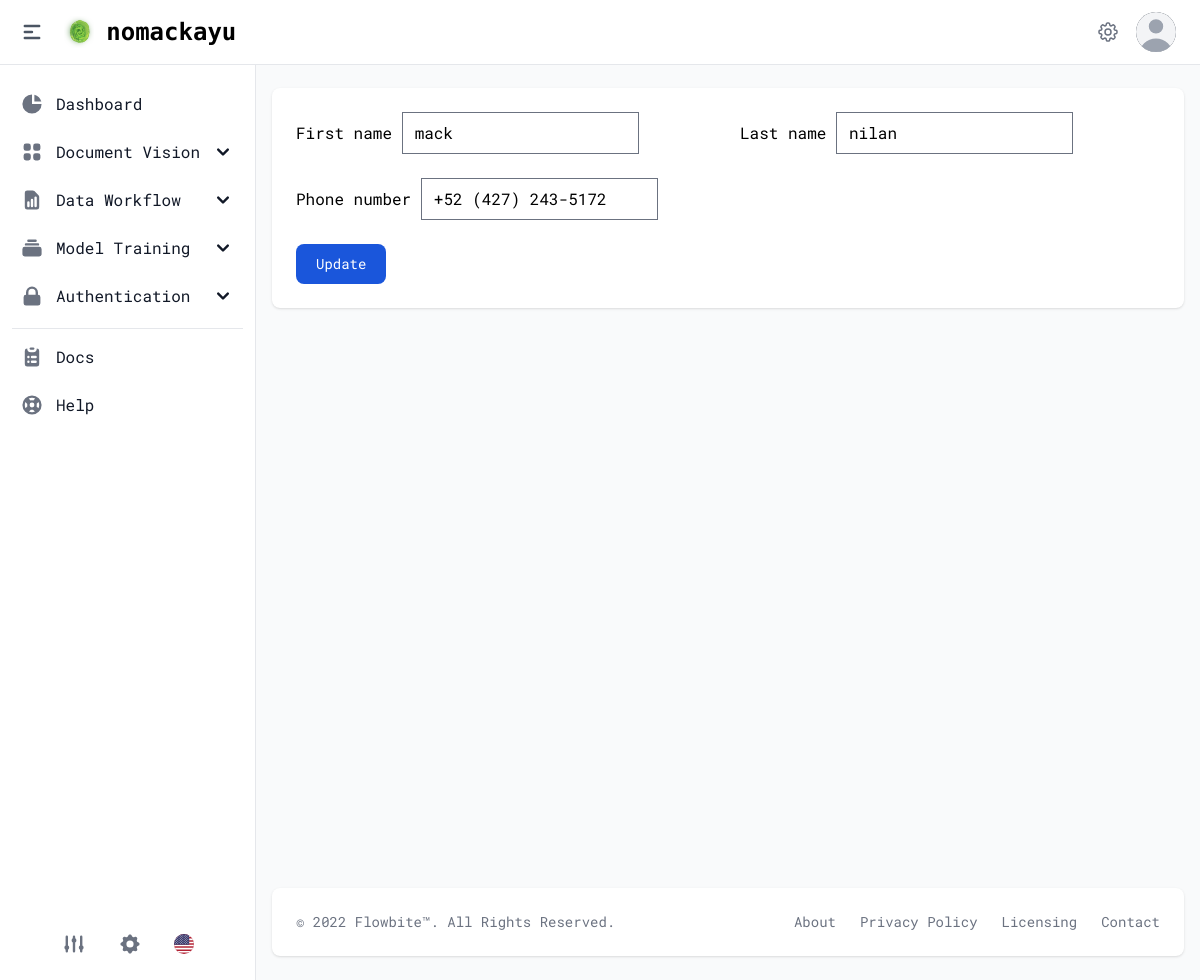
Before: /users/update/ (signed in) with the older database file.
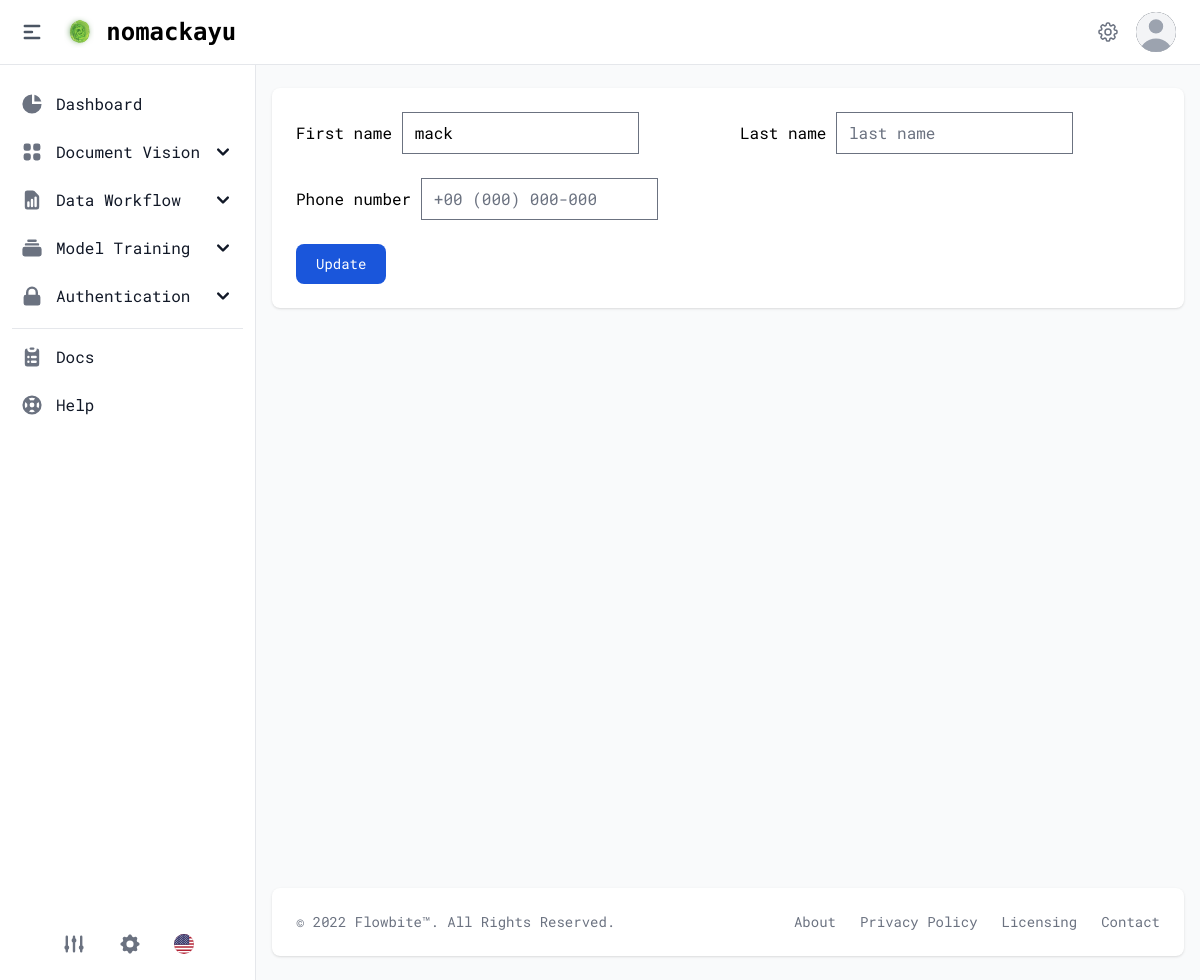
After: the same page with the newer database file.
### apps/users/models/users.py (models this page shows, shortened)
class User(TimeStampedModel, AbstractUser):
    email = models.EmailField(
        _("email address"),
        unique=True,
        error_messages={"unique": _("A user with that email already exists.")},
    )
    phone_regex = RegexValidator(
        regex=r'^\+?\d{1,4}?[-.\s]?\(?\d{1,3}?\)?[-.\s]?\d{1,4}[-.\s]?\d{1,4}[-.\s]?\d{1,9}$',
        message=_(
            "Phone number must be entered in the format: +00 (000) 000-0000"
        ),
    )
    phone_number = models.CharField(validators=[phone_regex], max_length=20, blank=True)
    USERNAME_FIELD = "email"
    REQUIRED_FIELDS = ["username", "first_name"]
    is_public = models.BooleanField(
        default=True, help_text=_("Public profiles show all information about users.")
    )
    is_verified = models.BooleanField(
        _("verified"),
        default=False,
        help_text=_(
            "Determine if an user has a verified account. "
            "Set to true when user verified its email address."
        ),
    )
    is_client = models.BooleanField(
        "client",
        default=True,
        help_text=(
            "Help easily distinguish users and perform queries. "
            "Clients are the main type of user."
        ),
    )

### apps/users/views.py (the view, shortened to what this page needs)
class UserUpdateView(LoginRequiredMixin, SuccessMessageMixin, UpdateView):
    model = User
    fields = [
        "first_name",
        "last_name",
        "phone_number",
    ]
    success_message = _("Information successfully updated")
    def get_form(self, *args, **kwargs):
        form = super(UserUpdateView, self).get_form(*args, **kwargs)
        form.fields["first_name"].widget.attrs.update(
            {"placeholder": "first name", "maxlength": 80, "required": True}
        )
        form.fields["last_name"].widget.attrs.update(
            {"placeholder": "last name", "maxlength": 80}
        )
        form.fields["phone_number"].widget.attrs.update(
            {"placeholder": "+00 (000) 000-000", "maxlength": 80}
        )
        return form
    def get_object(self):
        return self.request.user

### apps/users/context_processors.py (called while the page is built)
def allauth_settings(request):
    return {
        "ACCOUNT_ALLOW_REGISTRATION": settings.ACCOUNT_ALLOW_REGISTRATION,
    }

### apps/templates/users/user_form.html (shortened to what this page needs)
{% extends "base.html" %}
{% load i18n %}
{% load crispy_forms_tags %}
{% block content %}
    <div class="h-screen px-4 pt-6">
        <div class="p-4 bg-white rounded-lg shadow sm:p-6 xl:p-8 dark:bg-gray-800">
            <form method="post" action="{% url 'users:update' %}">
                <div class="grid gap-6 mb-6 md:grid-cols-2">
                    {{ form|crispy }}
                </div>
                <button type="submit"
                        class="text-white bg-blue-700 hover:bg-blue-800 focus:ring-4 focus:outline-none focus:ring-blue-300 font-medium rounded-lg text-sm w-full sm:w-auto px-5 py-2.5 text-center dark:bg-blue-600 dark:hover:bg-blue-700 dark:focus:ring-blue-800">
                    {% translate "Update" %}
                </button>
            </form>
        </div>
    </div>
{% endblock content %}

### apps/templates/base.html (shortened to what this page needs)
{% load static i18n compress %}
<!DOCTYPE html>
{% get_current_language as LANGUAGE_CODE %}
<html lang="{{ LANGUAGE_CODE }}">
    <head>
        {% block css %} {% compress css %}
        <link href="{% static 'src/output.css' %}" rel="stylesheet" />
        {% endcompress %} {% endblock %}
    </head>
    <body class="bg-green-50">
        {% if user.is_authenticated %}
            {% include "navbar.html" %}
        {% endif %}
        <div class="flex pt-16 overflow-hidden bg-gray-50 dark:bg-gray-900">
            {% if user.is_authenticated %}
                {% include "sidebar.html" %}
                <div id="main-content" class="relative w-full h-full overflow-y-auto bg-gray-50 lg:ml-64 dark:bg-gray-900">
            {% else %}
                <div id="main-content" class="relative w-screen bg-gray-50 dark:bg-gray-900">
            {% endif %}
                <main>
                    {% block content %}
                    {% endblock content %}
                </main>
                {% if user.is_authenticated %}
                    {% include "footer.html" %}
                {% endif %}
            </div>
        </div>
    </body>
</html>

### apps/templates/navbar.html (shortened to what this page needs)
{% load static i18n %}
<nav class="fixed z-30 w-full bg-white border-b border-gray-200 dark:bg-gray-800 dark:border-gray-700">
    <div class="px-3 py-3 lg:px-5 lg:pl-3">
        <div class="flex items-center justify-between">
            <div class="flex items-center justify-start">
                <button id="toggleSidebar"
                        aria-expanded="false"
                        aria-controls="sidebar"
                        class="hidden p-2 mr-3 text-gray-600 rounded cursor-pointer lg:inline hover:text-gray-900 hover:bg-gray-100 dark:text-gray-400 dark:hover:text-white dark:hover:bg-gray-700">
                    <svg class="w-6 h-6"
                         fill="currentColor"
                         viewBox="0 0 20 20"
                         xmlns="http://www.w3.org/2000/svg">
                        <path fill-rule="evenodd"
                        d="M3 5a1 1 0 011-1h12a1 1 0 110 2H4a1 1 0 01-1-1zM3 10a1 1 0 011-1h6a1 1 0 110 2H4a1 1 0 01-1-1zM3 15a1 1 0 011-1h12a1 1 0 110 2H4a1 1 0 01-1-1z"
                        clip-rule="evenodd">
                        </path>
                    </svg>
                </button>
                <a href="" class="flex mr-14">
                    <img src="{% static "images/logo.svg" %}"
                         class="h-8 mr-3"
                         alt="nomackayu logo"/>
                    <span class="self-center text-2xl font-semibold whitespace-nowrap dark:text-white">
                        nomackayu
                    </span>
                </a>
            </div>
            <div class="flex items-center">
                <div class="mx-1">
                    <button type="button"
                            data-dropdown-toggle="gear-dropdown"
                            class="p-2 text-gray-500 rounded-lg hover:text-gray-900 hover:bg-gray-100 dark:text-gray-400 dark:hover:text-white dark:hover:bg-gray-700">
                    </button>
                </div>
                <div class="mx-1">
                    <button type="button"
                            class="flex mr-3 text-sm bg-gray-800 rounded-full md:mr-0 focus:ring-4 focus:ring-gray-300 dark:focus:ring-gray-600"
                            id="user-menu-button"
                            aria-expanded="false"
                            data-dropdown-toggle="user-dropdown"
                            data-dropdown-placement="bottom">
                        <div class="relative w-10 h-10 overflow-hidden bg-gray-100 rounded-full dark:bg-gray-600">
                            <svg class="absolute w-12 h-12 text-gray-400 -left-1"
                                 fill="currentColor"
                                 viewBox="0 0 20 20"
                                 xmlns="http://www.w3.org/2000/svg">
                                <path fill-rule="evenodd" d="M10 9a3 3 0 100-6 3 3 0 000 6zm-7 9a7 7 0 1114 0H3z" clip-rule="evenodd"></path>
                            </svg>
                        </div>
                    </button>
                </div>
            </div>
        </div>
    </div>
</nav>

### apps/templates/sidebar.html (shortened to what this page needs)
{% load static i18n %}
<aside id="sidebar"
    class="fixed top-0 left-0 z-20 flex flex-col flex-shrink-0 hidden w-64 h-full pt-16 duration-75 lg:flex transition-width"
    aria-label="Sidebar">
    <div
        class="relative flex flex-col flex-1 min-h-0 pt-0 bg-white border-r border-gray-200 dark:bg-gray-800 dark:border-gray-700">
        <div class="flex flex-col flex-1 pt-5 pb-4 overflow-y-auto">
            <div class="flex-1 px-3 space-y-1 bg-white divide-y divide-gray-200 dark:bg-gray-800 dark:divide-gray-700">
                <ul class="pb-2 space-y-2">
                    <li>
                        <a href="{% comment %} {% url 'dashboard' %} {% endcomment %}"
                            class="flex items-center p-2 text-base font-normal text-gray-900 rounded-lg hover:bg-gray-100 group dark:text-gray-200 dark:hover:bg-gray-700">
                            <span class="ml-3" sidebar-toggle-item>Dashboard</span>
                        </a>
                    </li>
                    <li>
                        <button type="button"
                            class="flex items-center w-full p-2 text-base font-normal text-gray-900 transition duration-75 rounded-lg group hover:bg-gray-100 dark:text-gray-200 dark:hover:bg-gray-700"
                            aria-controls="dropdown-vision" data-collapse-toggle="dropdown-vision">
                            <span class="flex-1 ml-3 text-left whitespace-nowrap" sidebar-toggle-item>Document
                                Vision</span>
                            <svg sidebar-toggle-item class="w-6 h-6" fill="currentColor" viewBox="0 0 20 20"
                                xmlns="http://www.w3.org/2000/svg">
                                <path fill-rule="evenodd"
                                    d="M5.293 7.293a1 1 0 011.414 0L10 10.586l3.293-3.293a1 1 0 111.414 1.414l-4 4a1 1 0 01-1.414 0l-4-4a1 1 0 010-1.414z"
                                    clip-rule="evenodd"></path>
                            </svg>
                        </button>
                    </li>
                    <li>
                        <button type="button"
                            class="flex items-center w-full p-2 text-base font-normal text-gray-900 transition duration-75 rounded-lg group hover:bg-gray-100 dark:text-gray-200 dark:hover:bg-gray-700"
                            aria-controls="dropdown-data" data-collapse-toggle="dropdown-data">
                            <span class="flex-1 ml-3 text-left whitespace-nowrap" sidebar-toggle-item>Data
                                Workflow</span>
                            <svg sidebar-toggle-item class="w-6 h-6" fill="currentColor" viewBox="0 0 20 20"
                                xmlns="http://www.w3.org/2000/svg">
                                <path fill-rule="evenodd"
                                    d="M5.293 7.293a1 1 0 011.414 0L10 10.586l3.293-3.293a1 1 0 111.414 1.414l-4 4a1 1 0 01-1.414 0l-4-4a1 1 0 010-1.414z"
                                    clip-rule="evenodd"></path>
                            </svg>
                        </button>
                    </li>
                    <li>
                        <button type="button"
                            class="flex items-center w-full p-2 text-base font-normal text-gray-900 transition duration-75 rounded-lg group hover:bg-gray-100 dark:text-gray-200 dark:hover:bg-gray-700"
                            aria-controls="dropdown-data" data-collapse-toggle="dropdown-training">
                            <span class="flex-1 ml-3 text-left whitespace-nowrap" sidebar-toggle-item>Model
                                Training</span>
                            <svg sidebar-toggle-item class="w-6 h-6" fill="currentColor" viewBox="0 0 20 20"
                                xmlns="http://www.w3.org/2000/svg">
                                <path fill-rule="evenodd"
                                    d="M5.293 7.293a1 1 0 011.414 0L10 10.586l3.293-3.293a1 1 0 111.414 1.414l-4 4a1 1 0 01-1.414 0l-4-4a1 1 0 010-1.414z"
                                    clip-rule="evenodd"></path>
                            </svg>
                        </button>
                    </li>
                    <li>
                        <button type="button"
                            class="flex items-center w-full p-2 text-base font-normal text-gray-900 transition duration-75 rounded-lg group hover:bg-gray-100 dark:text-gray-200 dark:hover:bg-gray-700"
                            aria-controls="dropdown-auth" data-collapse-toggle="dropdown-auth">
                            <span class="flex-1 ml-3 text-left whitespace-nowrap"
                                sidebar-toggle-item>Authentication</span>
                            <svg sidebar-toggle-item class="w-6 h-6" fill="currentColor" viewBox="0 0 20 20"
                                xmlns="http://www.w3.org/2000/svg">
                                <path fill-rule="evenodd"
                                    d="M5.293 7.293a1 1 0 011.414 0L10 10.586l3.293-3.293a1 1 0 111.414 1.414l-4 4a1 1 0 01-1.414 0l-4-4a1 1 0 010-1.414z"
                                    clip-rule="evenodd"></path>
                            </svg>
                        </button>
                    </li>
                </ul>
                <div class="pt-2 space-y-2">
                    <a href="https://katanaml.io" target="_blank"
                        class="flex items-center p-2 text-base font-normal text-gray-900 transition duration-75 rounded-lg hover:bg-gray-100 group dark:text-gray-200 dark:hover:bg-gray-700">
                        <span class="ml-3" sidebar-toggle-item>Docs</span>
                    </a>
                    <a href="https://katanaml.io" target="_blank"
                        class="flex items-center p-2 text-base font-normal text-gray-900 transition duration-75 rounded-lg hover:bg-gray-100 group dark:text-gray-200 dark:hover:bg-gray-700">
                        <span class="ml-3" sidebar-toggle-item>Help</span>
                    </a>
                </div>
            </div>
        </div>
        <div class="absolute bottom-0 left-0 justify-center hidden w-full p-4 space-x-4 lg:flex" sidebar-bottom-menu>
            <a href="{% comment %} {% url 'dashboard' %} {% endcomment %}" data-tooltip-target="tools-settings"
                class="inline-flex justify-center p-2 text-gray-500 rounded cursor-pointer hover:text-gray-900 hover:bg-gray-100 dark:hover:bg-gray-700 dark:hover:text-white">
            </a>
            <a href="{% comment %} {% url 'dashboard' %} {% endcomment %}" data-tooltip-target="tooltip-settings"
                class="inline-flex justify-center p-2 text-gray-500 rounded cursor-pointer hover:text-gray-900 hover:bg-gray-100 dark:hover:bg-gray-700 dark:hover:text-white">
            </a>
            <button type="button" data-dropdown-toggle="language-dropdown"
                class="inline-flex justify-center p-2 text-gray-500 rounded cursor-pointer hover:text-gray-900 hover:bg-gray-100 dark:hover:bg-gray-700 dark:hover:text-white">
            </button>
        </div>
    </div>
</aside>

### apps/templates/footer.html (shortened to what this page needs)
{% load static i18n %}
    <footer class="justify-between p-4 mx-4 my-6 bg-white rounded-lg shadow md:flex md:items-center md:justify-between md:p-6 xl:p-8 dark:bg-gray-800">
        <span class="text-sm text-gray-500 sm:text-center dark:text-gray-400">© 2022 <a href="https://flowbite.com/" class="hover:underline">Flowbite™</a>. All Rights Reserved.
        </span>
        <ul class="flex flex-wrap items-center mt-3 text-sm text-gray-500 dark:text-gray-400 sm:mt-0">
            <li>
                <a href="#" class="mr-4 hover:underline md:mr-6 ">About</a>
            </li>
            <li>
                <a href="#" class="mr-4 hover:underline md:mr-6">Privacy Policy</a>
            </li>
            <li>
                <a href="#" class="mr-4 hover:underline md:mr-6">Licensing</a>
            </li>
            <li>
                <a href="#" class="hover:underline">Contact</a>
            </li>
        </ul>
    </footer>

Changed rows visible on the page:
changed User "mack": last_name "nilan" → (not shown); phone_number "+52 (427) 243-5172" → (not shown)
